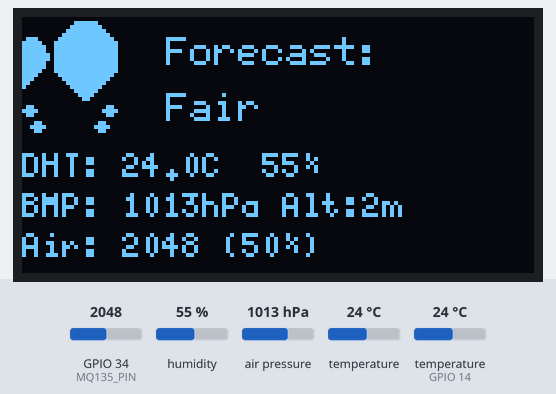
This sketch was run on a simulated ESP32. On the bench: 128×64 one-colour display. The test bench sets the inputs (shaded band); at power-on: air pressure 1013 hPa, GPIO 34 (MQ135_PIN) = 2048, humidity 55 %, temperature 24 °C, temperature (sensor on GPIO 14) 24 °C. What the sketch prints to the serial monitor is not drawn.

Above: at 1.2 s.
1.3 s: air pressure set to 952 hPa
At 3.4 s:
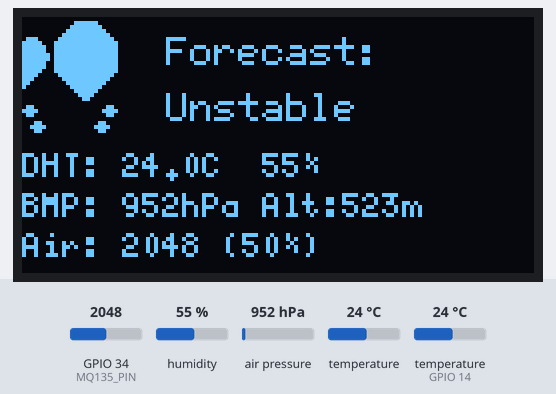
6.5 s: GPIO 34 (MQ135_PIN) set to 2423
15.1 s: GPIO 34 (MQ135_PIN) set to 2521
At 16.5 s:
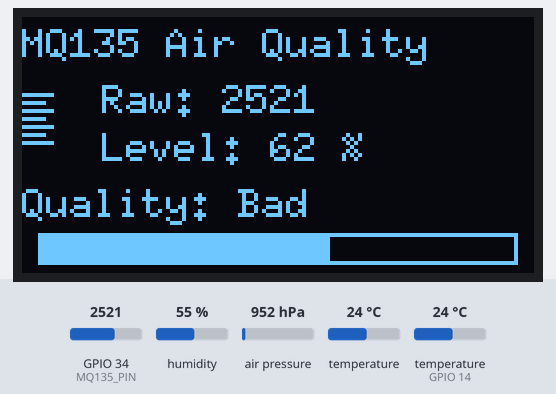
21.6 s: humidity set to 22 %
At 26.3 s:
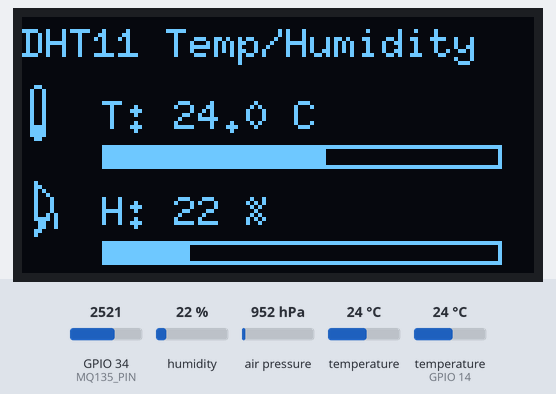
26.6 s: GPIO 34 (MQ135_PIN) set to 1228
35.2 s: GPIO 34 (MQ135_PIN) set to 3972
At 36.6 s:
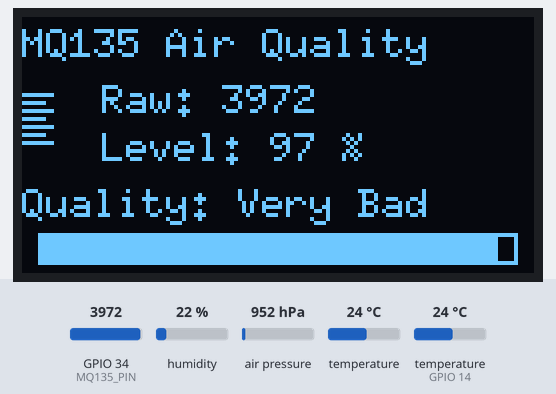
Timing chart, 0 to 38.2 s (numbered marks = the images above; inputs shaded):
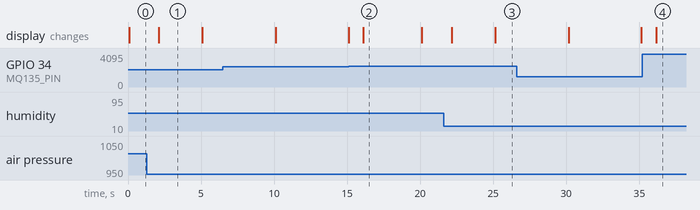

Measured:
- the behaviour switches between 2456 and 2457 on GPIO 34 (MQ135_PIN) (found by bisection; images 1 and 2)
- after the input at 1.3 s, the display: changes after 0.81 s (image 1)
- after the input at 15.1 s, the display: first differs from a run without the input after 1.0 s (image 2)
- after the input at 21.6 s, the display: first changes after 0.55 s (image 3 shows a later state)
- after the input at 35.2 s, the display: changes after 0.95 s (image 4)
- what the display in image 1 shows lasts 3.0 s, from 2.1 s to 5.1 s
- what the display in image 2 shows lasts 4.0 s, from 16.1 s to 20.1 s

The sketch:

ESP32D-Weather-Prediction-Station.ino
```cpp
/************************************************************
   ESP32D 38-pin Weather Prediction Station (BMP280 version)
   Sensors: DHT11, BMP280, MQ135
   Display: 0.9" SSD1306 OLED, SPI (U8g2)

   Pages (auto change every 1 second):
     0 = Weather prediction / summary
     1 = DHT11 (T/H) with bitmap icons & bars
     2 = BMP280 (T/P/Alt) with bitmap icons
     3 = MQ135 air quality bitmap + bar
 ************************************************************/

#include <Arduino.h>

// ---------- DHT11 ----------
#include <DHT.h>
#define DHTPIN  14          // DHT11 data pin
#define DHTTYPE DHT11
DHT dht(DHTPIN, DHTTYPE);

// ---------- BMP280 ----------
#include <Wire.h>
#include <Adafruit_Sensor.h>
#include <Adafruit_BMP280.h>   // Adafruit BMP280 library [web:92]
Adafruit_BMP280 bmp;
#define SEALEVELPRESSURE_HPA 1013.25f   // adjust to your local value

// ---------- MQ135 ----------
#define MQ135_PIN 34        // ADC pin for MQ135 A0 (GPIO34 is input only)

// ---------- OLED (U8g2, SPI) ----------
#include <U8g2lib.h>

// SPI pins (software SPI) - change if needed
#define OLED_CLK  16
#define OLED_MOSI 17
#define OLED_CS   18
#define OLED_DC   19
#define OLED_RST   4

// 128x64 SSD1306, full buffer, 4-wire SW SPI
U8G2_SSD1306_128X64_NONAME_F_4W_SW_SPI u8g2(
  U8G2_R0,
  /* clock=*/ OLED_CLK,
  /* data=*/  OLED_MOSI,
  /* cs=*/    OLED_CS,
  /* dc=*/    OLED_DC,
  /* reset=*/ OLED_RST
);

// ---------- 16x16 XBM bitmaps ----------
const unsigned char thermometer_16x16_bits[] PROGMEM = {
  0x00,0x00, 0x18,0x00, 0x24,0x00, 0x24,0x00, 0x24,0x00, 0x24,0x00,
  0x24,0x00, 0x24,0x00, 0x24,0x00, 0x24,0x00, 0x24,0x00, 0x3C,0x00,
  0x3C,0x00, 0x3C,0x00, 0x18,0x00, 0x00,0x00
};

const unsigned char humidity_16x16_bits[] PROGMEM = {
  0x00,0x00, 0x08,0x00, 0x18,0x00, 0x28,0x00, 0x48,0x00, 0x88,0x00,
  0x88,0x00, 0x88,0x00, 0x88,0x00, 0x48,0x01, 0x78,0x01, 0x30,0x01,
  0x30,0x01, 0x18,0x00, 0x08,0x00, 0x00,0x00
};

const unsigned char pressure_16x16_bits[] PROGMEM = {
  0x00,0x00, 0x7E,0x00, 0x81,0x01, 0x81,0x01, 0x81,0x01, 0x81,0x01,
  0x81,0x01, 0x81,0x01, 0x81,0x01, 0x81,0x01, 0x81,0x01, 0x81,0x01,
  0x81,0x01, 0x7E,0x00, 0x00,0x00, 0x00,0x00
};

const unsigned char altitude_16x16_bits[] PROGMEM = {
  0x00,0x00, 0x00,0x04, 0x00,0x0E, 0x00,0x1F, 0x00,0x3F, 0x00,0x7F,
  0x00,0xFF, 0x01,0xFF, 0x03,0xFF, 0x07,0xFF, 0x0F,0xFF, 0x1F,0xFF,
  0x3F,0xFF, 0x7F,0xFF, 0xFF,0xFF, 0x00,0x00
};

const unsigned char air_16x16_bits[] PROGMEM = {
  0x00,0x00, 0xFF,0x00, 0x00,0x00, 0x3F,0x00, 0x00,0x00, 0xFF,0x00,
  0x00,0x00, 0x3F,0x00, 0x00,0x00, 0xFF,0x00, 0x00,0x00, 0x3F,0x00,
  0x00,0x00, 0xFF,0x00, 0x00,0x00, 0x00,0x00
};

const unsigned char weather_32x32_bits[] PROGMEM = {
  0x00,0x00,0x00,0x00, 0x00,0xE0,0x07,0x00, 0x00,0xF0,0x0F,0x00,
  0x00,0xF8,0x1F,0x00, 0x00,0xFC,0x3F,0x00, 0x0E,0xFE,0x7F,0x00,
  0x1F,0xFF,0xFF,0x00, 0x3F,0xFF,0xFF,0x00, 0x3F,0xFF,0xFF,0x00,
  0x7F,0xFF,0xFF,0x00, 0x7F,0xFF,0xFF,0x00, 0x3F,0xFF,0xFF,0x00,
  0x3F,0xFF,0xFF,0x00, 0x1F,0xFF,0xFF,0x00, 0x0F,0xFE,0x7F,0x00,
  0x07,0xFC,0x3F,0x00, 0x03,0xF8,0x1F,0x00, 0x01,0xF0,0x0F,0x00,
  0x00,0xE0,0x07,0x00, 0x00,0xC0,0x03,0x00, 0x00,0x80,0x01,0x00,
  0x00,0x00,0x00,0x00, 0x06,0x00,0x60,0x00, 0x0F,0x00,0xF0,0x00,
  0x06,0x00,0x60,0x00, 0x00,0x00,0x00,0x00, 0x18,0x00,0x18,0x00,
  0x3C,0x00,0x3C,0x00, 0x18,0x00,0x18,0x00, 0x00,0x00,0x00,0x00,
  0x00,0x00,0x00,0x00, 0x00,0x00,0x00,0x00
};

// ---------- globals ----------
uint8_t currentPage = 0;
unsigned long lastSampleMs = 0;
const unsigned long sampleIntervalMs = 2000;
unsigned long lastPageChangeMs = 0;
const unsigned long pageIntervalMs = 5000;  // 5 second

// Sensor readings
float dhtTemp = NAN, dhtHum = NAN;
float bmpTemp = NAN, bmpPress = NAN, bmpAlt = NAN;
int   mq135Raw = 0;
float mq135Pct = 0;

// Pressure trend for forecast
float lastPressure = NAN;
float pressureTrend = 0;
unsigned long lastTrendMs = 0;
const unsigned long trendIntervalMs = 600000UL; // 10 min

// ---------- read sensors ----------
void readSensors() {
  // DHT11
  dhtTemp = dht.readTemperature();
  dhtHum  = dht.readHumidity();

  // BMP280 (no humidity)
  bmpTemp  = bmp.readTemperature();           // °C
  bmpPress = bmp.readPressure() / 100.0f;     // hPa
  bmpAlt   = bmp.readAltitude(SEALEVELPRESSURE_HPA); // m

  // MQ135
  mq135Raw = analogRead(MQ135_PIN);
  mq135Pct = constrain((mq135Raw / 4095.0f) * 100.0f, 0.0f, 100.0f);
}

// ---------- simple forecast ----------
String getForecast(float pressure, float trend) {
  if (isnan(pressure)) return "No data";
  if (pressure > 1020 && trend >= 0.5)  return "Sunny";
  if (pressure > 1010 && trend >  -0.5) return "Fair";
  if (pressure > 1000 && trend <= -0.5) return "Cloudy";
  if (pressure <= 1000 && trend <= -1)  return "Rain?";
  return "Unstable";
}

// ---------- pages ----------

void drawPageWeather() {
  u8g2.clearBuffer();
  u8g2.setBitmapMode(false);
  u8g2.setDrawColor(1);

  // Big weather icon
  u8g2.drawXBM(0, 0, 32, 32, weather_32x32_bits);

  // Forecast
  u8g2.setFont(u8g2_font_6x12_tr);
  String forecast = getForecast(bmpPress, pressureTrend);
  u8g2.drawStr(36, 12, "Forecast:");
  u8g2.drawStr(36, 26, forecast.c_str());

  u8g2.setFont(u8g2_font_5x8_tr);
  char buf[32];
  snprintf(buf, sizeof(buf), "DHT: %.1fC  %.0f%%", dhtTemp, dhtHum);
  u8g2.drawStr(0, 40, buf);

  snprintf(buf, sizeof(buf), "BMP: %.0fhPa Alt:%.0fm", bmpPress, bmpAlt);
  u8g2.drawStr(0, 50, buf);

  snprintf(buf, sizeof(buf), "Air: %3d (%.0f%%)", mq135Raw, mq135Pct);
  u8g2.drawStr(0, 60, buf);

  u8g2.sendBuffer();
}

void drawPageDHT() {
  u8g2.clearBuffer();
  u8g2.setBitmapMode(false);
  u8g2.setDrawColor(1);
  u8g2.setFont(u8g2_font_6x10_tr);
  u8g2.drawStr(0, 10, "DHT11 Temp/Humidity");

  char buf[32];

  // Temperature
  u8g2.drawXBM(0, 16, 16, 16, thermometer_16x16_bits);
  snprintf(buf, sizeof(buf), "T: %.1f C", dhtTemp);
  u8g2.drawStr(20, 28, buf);

  float tNorm = constrain((dhtTemp + 10.0f) * (100.0f / 60.0f), 0.0f, 100.0f);
  uint8_t barLenT = (uint8_t)map((int)tNorm, 0, 100, 0, 100);
  u8g2.drawFrame(20, 32, 100, 6);
  u8g2.drawBox(20, 32, barLenT, 6);

  // Humidity
  u8g2.drawXBM(0, 40, 16, 16, humidity_16x16_bits);
  snprintf(buf, sizeof(buf), "H: %.0f %%", dhtHum);
  u8g2.drawStr(20, 52, buf);

  uint8_t barLenH = (uint8_t)map((int)dhtHum, 0, 100, 0, 100);
  u8g2.drawFrame(20, 56, 100, 6);
  u8g2.drawBox(20, 56, barLenH, 6);

  u8g2.sendBuffer();
}

void drawPageBMP() {
  u8g2.clearBuffer();
  u8g2.setBitmapMode(false);
  u8g2.setDrawColor(1);
  u8g2.setFont(u8g2_font_6x10_tr);
  u8g2.drawStr(0, 10, "BMP280 T/P/Alt");

  char buf[32];

  // Temperature
  u8g2.drawXBM(0, 12, 16, 16, thermometer_16x16_bits);
  snprintf(buf, sizeof(buf), "T: %.1f C", bmpTemp);
  u8g2.drawStr(20, 22, buf);

  // Pressure
  u8g2.drawXBM(0, 30, 16, 16, pressure_16x16_bits);
  snprintf(buf, sizeof(buf), "P: %.0f hPa", bmpPress);
  u8g2.drawStr(20, 40, buf);

  // Altitude
  u8g2.drawXBM(0, 48, 16, 16, altitude_16x16_bits);
  snprintf(buf, sizeof(buf), "Alt: %.0f m", bmpAlt);
  u8g2.drawStr(20, 58, buf);

  u8g2.sendBuffer();
}

void drawPageMQ135() {
  u8g2.clearBuffer();
  u8g2.setBitmapMode(false);
  u8g2.setDrawColor(1);
  u8g2.setFont(u8g2_font_6x10_tr);
  u8g2.drawStr(0, 10, "MQ135 Air Quality");

  u8g2.drawXBM(0, 18, 16, 16, air_16x16_bits);

  char buf[32];
  snprintf(buf, sizeof(buf), "Raw: %4d", mq135Raw);
  u8g2.drawStr(20, 24, buf);

  snprintf(buf, sizeof(buf), "Level: %.0f %%", mq135Pct);
  u8g2.drawStr(20, 36, buf);

  const char *qual = "Good";
  if (mq135Pct > 30) qual = "Moderate";
  if (mq135Pct > 60) qual = "Bad";
  if (mq135Pct > 80) qual = "Very Bad";
  snprintf(buf, sizeof(buf), "Quality: %s", qual);
  u8g2.drawStr(0, 50, buf);

  uint8_t barLen = (uint8_t)map((int)mq135Pct, 0, 100, 0, 120);
  u8g2.drawFrame(4, 54, 120, 8);
  u8g2.drawBox(4, 54, barLen, 8);

  u8g2.sendBuffer();
}

// ---------- page dispatcher ----------
void drawCurrentPage() {
  switch (currentPage) {
    case 0: drawPageWeather(); break;
    case 1: drawPageDHT();     break;
    case 2: drawPageBMP();     break;
    case 3: drawPageMQ135();   break;
    default: currentPage = 0;  break;
  }
}

// ---------- setup ----------
void setup() {
  Serial.begin(115200);

  pinMode(MQ135_PIN, INPUT);

  // DHT11
  dht.begin();

  // BMP280 I2C (GPIO21=SDA, GPIO22=SCL)
  Wire.begin(21, 22);
  if (!bmp.begin(0x76)) {  // Try 0x76 first, change to 0x77 if needed
    Serial.println("BMP280 not found at 0x76, trying 0x77...");
    if (!bmp.begin(0x77)) {
      Serial.println("Could not find BMP280 sensor!");
    } else {
      Serial.println("BMP280 found at 0x77");
    }
  } else {
    Serial.println("BMP280 found at 0x76");
  }

  // OLED
  u8g2.begin();
  u8g2.setContrast(255);

  readSensors();
  lastSampleMs = millis();
  lastTrendMs = millis();
  lastPageChangeMs = millis();
}

// ---------- loop ----------
void loop() {
  unsigned long now = millis();

  // Sample sensors every 2 seconds
  if (now - lastSampleMs >= sampleIntervalMs) {
    lastSampleMs = now;
    readSensors();
  }

  // Pressure trend every 10 minutes
  if (now - lastTrendMs >= trendIntervalMs) {
    lastTrendMs = now;
    if (!isnan(bmpPress)) {
      if (!isnan(lastPressure)) {
        pressureTrend = bmpPress - lastPressure;
      }
      lastPressure = bmpPress;
    }
  }

  // Auto page change every 1 second
  if (now - lastPageChangeMs >= pageIntervalMs) {
    lastPageChangeMs = now;
    currentPage = (currentPage + 1) % 4;
  }

  drawCurrentPage();
}
```
